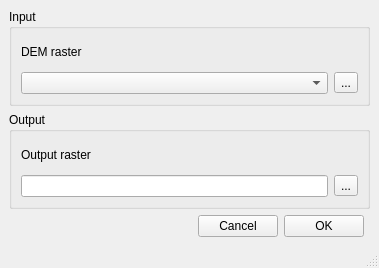
<?xml version="1.0" encoding="UTF-8"?>
<ui version="4.0">
 <class>MainWindow</class>
 <widget class="QMainWindow" name="MainWindow">
  <property name="geometry">
   <rect>
    <x>0</x>
    <y>0</y>
    <width>379</width>
    <height>268</height>
   </rect>
  </property>
  <property name="windowTitle">
   <string>MainWindow</string>
  </property>
  <widget class="QWidget" name="centralwidget">
   <layout class="QVBoxLayout" name="verticalLayout">
    <item>
     <layout class="QGridLayout" name="mainGridLayout" rowstretch="1,1,0">
      <item row="1" column="0" colspan="4">
       <widget class="QGroupBox" name="outputGroupBox">
        <property name="title">
         <string>Output</string>
        </property>
        <layout class="QVBoxLayout" name="verticalLayout_3">
         <item>
          <layout class="QGridLayout" name="outputBoxGridLayout">
           <item row="1" column="0">
            <widget class="QLineEdit" name="outputRasterLineEdit"/>
           </item>
           <item row="0" column="0">
            <widget class="QLabel" name="outputRasterLabel">
             <property name="text">
              <string>Output raster</string>
             </property>
            </widget>
           </item>
           <item row="1" column="1">
            <widget class="QToolButton" name="outputRasterToolButton">
             <property name="text">
              <string>...</string>
             </property>
            </widget>
           </item>
          </layout>
         </item>
        </layout>
       </widget>
      </item>
      <item row="0" column="0" colspan="4">
       <widget class="QGroupBox" name="inputGroupBox">
        <property name="title">
         <string>Input </string>
        </property>
        <layout class="QVBoxLayout" name="verticalLayout_2">
         <item>
          <layout class="QGridLayout" name="inputGroupBoxGridLayout">
           <item row="0" column="0">
            <widget class="QLabel" name="demRasterLabel">
             <property name="text">
              <string>DEM raster</string>
             </property>
            </widget>
           </item>
           <item row="1" column="1">
            <widget class="QToolButton" name="demRasterToolButton">
             <property name="text">
              <string>...</string>
             </property>
            </widget>
           </item>
           <item row="1" column="0">
            <widget class="QComboBox" name="demRasterComboBox"/>
           </item>
          </layout>
         </item>
        </layout>
       </widget>
      </item>
      <item row="2" column="0">
       <spacer name="horizontalSpacer">
        <property name="orientation">
         <enum>Qt::Horizontal</enum>
        </property>
        <property name="sizeHint" stdset="0">
         <size>
          <width>40</width>
          <height>20</height>
         </size>
        </property>
       </spacer>
      </item>
      <item row="2" column="2">
       <widget class="QPushButton" name="okPushButton">
        <property name="text">
         <string>OK</string>
        </property>
       </widget>
      </item>
      <item row="2" column="1">
       <widget class="QPushButton" name="cancelPushButton">
        <property name="text">
         <string>Cancel</string>
        </property>
       </widget>
      </item>
     </layout>
    </item>
   </layout>
  </widget>
  <widget class="QMenuBar" name="menubar">
   <property name="geometry">
    <rect>
     <x>0</x>
     <y>0</y>
     <width>379</width>
     <height>21</height>
    </rect>
   </property>
  </widget>
  <widget class="QStatusBar" name="statusbar"/>
 </widget>
 <tabstops>
  <tabstop>demRasterComboBox</tabstop>
  <tabstop>demRasterToolButton</tabstop>
  <tabstop>outputRasterLineEdit</tabstop>
  <tabstop>outputRasterToolButton</tabstop>
  <tabstop>okPushButton</tabstop>
 </tabstops>
 <resources/>
 <connections/>
</ui>
